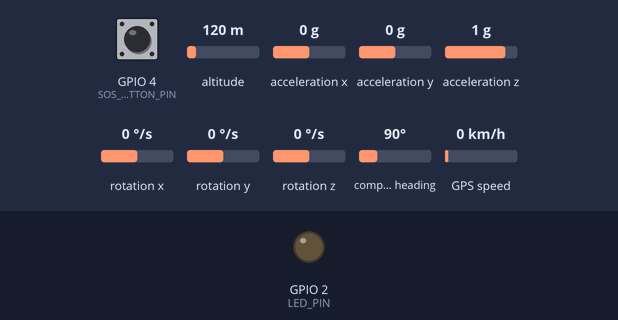
A sketch run on a simulated ESP32. Parts: output pins drawn as LEDs (lit = HIGH). Dashed ring = blinking. The inputs (shaded band) are chosen by the test bench; at power-on: GPIO 4 (SOS_BUTTON_PIN) HIGH, altitude 120 m, acceleration x 0 g, acceleration y 0 g, acceleration z 1 g, rotation x 0 °/s, rotation y 0 °/s, rotation z 0 °/s, compass heading 90°, GPS speed 0 km/h. The GPS gets a fix after 3 s at 37.7749, -122.4194 with 8 satellites; no radio packets arrive unless stated; what the sketch prints to the serial monitor is not drawn.

Above: at 1.4 s.
1.5 s: GPIO 4 (SOS_BUTTON_PIN) pulled LOW for 1 s
At 2.2 s:
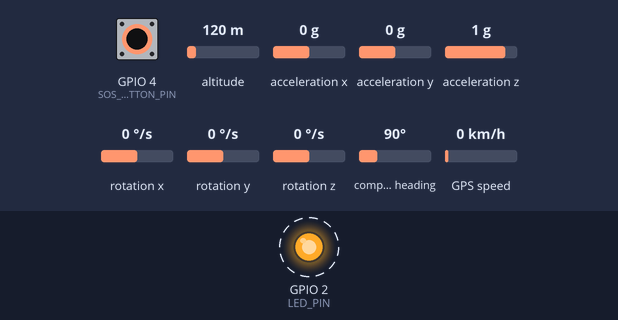
4.8 s: GPIO 4 (SOS_BUTTON_PIN) pulled LOW for 3.2 s
At 9.7 s:
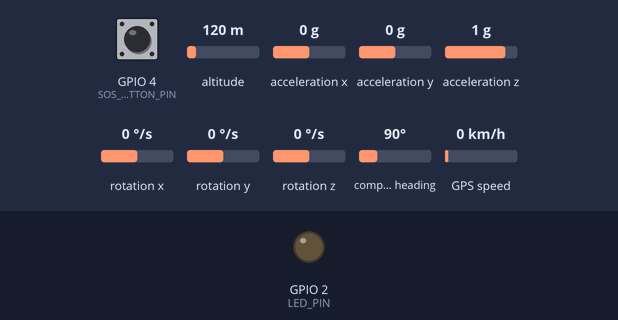
Timing chart, 0 to 11.2 s (numbered marks = the images above; inputs shaded):
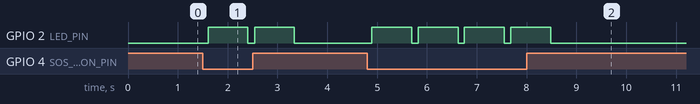

Measured:
- after the input at 1.5 s, GPIO 2 (LED_PIN): alternates HIGH for 0.80 s and LOW for 0.13 s, starting after 0.11 s
- after the input at 4.8 s, GPIO 2 (LED_PIN): alternates HIGH for 0.80 s and LOW for 0.14 s, 8 changes in all, then stays LOW, starting after 0.09 s

The sketch:

ShaktiClip_ESP32.ino
```cpp
/* ShaktiClip_ESP32.ino
   Complete firmware for ShaktiClip:
   - SOS Button
   - GPS Location
   - LoRa Communication
   - Fall Detection (MPU6050)
   - Inactivity Detection (15 seconds)
   - Battery + HR Placeholder
   - LoRa + Optional WiFi Fallback
*/

#include <TinyGPSPlus.h>
#include <WiFi.h>
#include <HTTPClient.h>
#include <SPI.h>
#include <LoRa.h>
#include <Wire.h>
#include "MPU6050.h"

// ====================== CONFIGURATION ======================

// Enable WiFi fallback? (true = yes, false = no)
#define USE_WIFI_FALLBACK false

// WiFi Credentials (only used if fallback enabled)
const char* WIFI_SSID = "YOUR_WIFI_NAME";
const char* WIFI_PASS = "YOUR_WIFI_PASS";

// Backend URL (used only if WiFi fallback enabled)
const char* BACKEND_URL = "http://127.0.0.1:5000/alert";

// LoRa Pins (change if needed)
#define LORA_SS   18
#define LORA_RST  14
#define LORA_DIO0 26
#define LORA_BAND 915E6  // change according to your region (433E6 / 868E6 / 915E6)

// GPS UART Pins
HardwareSerial GPSSerial(1);
#define GPS_RX_PIN 16
#define GPS_TX_PIN 17
#define GPS_BAUD   9600

// Button + LED Pins
const int SOS_BUTTON_PIN = 4;  // active LOW
const int LED_PIN = 2;         // built-in LED

// Accelerometer (MPU6050)
MPU6050 mpu;
bool mpuInitialized = false;
float accelThreshold = 2.0; // when fall impact is detected
unsigned long IMMOBILE_TIME = 15000; // 15 seconds

// Debounce
unsigned long lastButtonPress = 0;
const unsigned long debounceMs = 300;

// Device ID
String DEVICE_ID = "PC-01";

// GPS Object
TinyGPSPlus gps;

// ====================== HELPER FUNCTIONS ======================

// Battery placeholder (modify if using ADC)
int readBatteryPercent() {
  return 80; // Mock value for simulation
}

// Heart-rate placeholder (modify if using MAX30102)
float readHeartRate() {
  return 75.0;
}

// Create JSON packet
String makeJSON(String reason, double lat, double lon, float accel) {
  int batt = readBatteryPercent();
  float hr = readHeartRate();
  String json = "{";
  json += "\"deviceID\":\"" + DEVICE_ID + "\",";
  json += "\"reason\":\"" + reason + "\",";
  json += "\"lat\":" + String(lat, 6) + ",";
  json += "\"lon\":" + String(lon, 6) + ",";
  json += "\"battery\":" + String(batt) + ",";
  json += "\"hr\":" + String(hr) + ",";
  json += "\"accel\":" + String(accel, 2) + ",";
  json += "\"ts\":\"" + String(millis()) + "\"";
  json += "}";
  return json;
}

// Send LoRa packet
void sendLoRa(String payload) {
  Serial.println("[LoRa] Sending: " + payload);
  LoRa.beginPacket();
  LoRa.print(payload);
  LoRa.endPacket();
}

// Optional WiFi fallback
bool sendHTTP(String payload) {
  if (!USE_WIFI_FALLBACK) return false;
  if (WiFi.status() != WL_CONNECTED) return false;

  HTTPClient http;
  http.begin(BACKEND_URL);
  http.addHeader("Content-Type", "application/json");
  int code = http.POST(payload);

  Serial.println("[HTTP] Code: " + String(code));
  http.end();
  return (code >= 200 && code < 300);
}

// Main alert trigger function
void triggerAlert(String reason, double lat, double lon, float accel) {
  String json = makeJSON(reason, lat, lon, accel);

  // Send via LoRa
  sendLoRa(json);

  // Send via WiFi fallback (optional)
  sendHTTP(json);

  // Flash LED
  digitalWrite(LED_PIN, HIGH);
  delay(800);
  digitalWrite(LED_PIN, LOW);
}

// SOS button handling
void checkButton() {
  bool pressed = !digitalRead(SOS_BUTTON_PIN);

  if (pressed) {
    unsigned long t = millis();

    if (t - lastButtonPress > debounceMs) {
      lastButtonPress = t;

      Serial.println("[BUTTON] SOS Pressed!");

      double lat = gps.location.isValid() ? gps.location.lat() : 0.0;
      double lon = gps.location.isValid() ? gps.location.lng() : 0.0;

      triggerAlert("ManualSOS", lat, lon, 0);
    }
  }
}

// Fall + 15-second inactivity detection
void checkFall() {
  if (!mpuInitialized) return;

  Vector accel = mpu.readRawAccel();
  float ax = accel.XAxis / 16384.0;
  float ay = accel.YAxis / 16384.0;
  float az = accel.ZAxis / 16384.0;
  float mag = sqrt(ax*ax + ay*ay + az*az);

  if (mag > accelThreshold) {
    Serial.println("[FALL] Impact detected!");

    unsigned long start = millis();

    while (millis() - start < IMMOBILE_TIME) {
      Vector check = mpu.readRawAccel();
      float ax2 = check.XAxis / 16384.0;
      float ay2 = check.YAxis / 16384.0;
      float az2 = check.ZAxis / 16384.0;
      float mag2 = sqrt(ax2*ax2 + ay2*ay2 + az2*az2);

      if (mag2 > 0.4) {
        Serial.println("[FALL] Movement detected → Cancel auto-SOS");
        return;
      }

      delay(200);
    }

    double lat = gps.location.isValid() ? gps.location.lat() : 0.0;
    double lon = gps.location.isValid() ? gps.location.lng() : 0.0;

    triggerAlert("FallAuto", lat, lon, mag);
  }
}

// ====================== SETUP ======================
void setup() {
  Serial.begin(115200);
  delay(200);

  // GPS
  GPSSerial.begin(GPS_BAUD, SERIAL_8N1, GPS_RX_PIN, GPS_TX_PIN);

  // Button & LED
  pinMode(SOS_BUTTON_PIN, INPUT_PULLUP);
  pinMode(LED_PIN, OUTPUT);

  // MPU6050
  Wire.begin();
  if (mpu.begin(MPU6050_SCALE_2000DPS, MPU6050_RANGE_16G)) {
    Serial.println("MPU6050 Ready");
    mpuInitialized = true;
  }

  // LoRa
  LoRa.setPins(LORA_SS, LORA_RST, LORA_DIO0);
  if (LoRa.begin(LORA_BAND)) {
    Serial.println("LoRa OK");
  } else {
    Serial.println("LoRa FAILED");
  }

  // WiFi fallback
  if (USE_WIFI_FALLBACK) {
    WiFi.begin(WIFI_SSID, WIFI_PASS);
    Serial.print("Connecting WiFi");

    for (int i = 0; i < 20; i++) {
      if (WiFi.status() == WL_CONNECTED) break;
      delay(300);
      Serial.print(".");
    }

    Serial.println(WiFi.status() == WL_CONNECTED ? "\nWiFi OK" : "\nWiFi FAILED");
  }
}

// ====================== LOOP ======================
void loop() {
  // Read GPS
  while (GPSSerial.available()) gps.encode(GPSSerial.read());

  checkButton();
  checkFall();

  delay(50);
}
```
